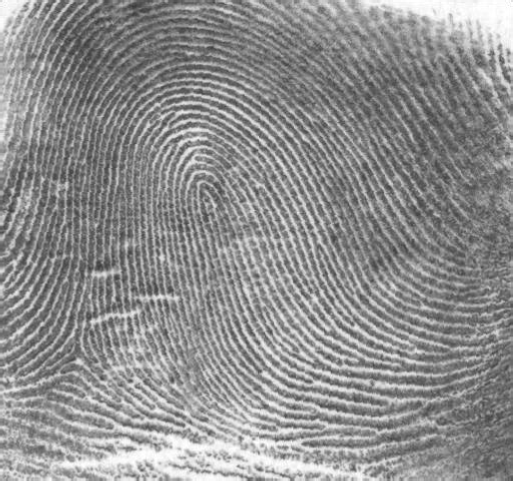
#> input picture problem5/Fig0457(a)(thumb_print).tif, 1026 x 962 px (shown at 1/2 size)
$ python main.py
#> lines starting #> are read from the running program, lines starting #| are printed output that depends on the picture; after the words box and inside, x2 and y2 are one past the last pixel; in counts of white or black regions, pixels touching at a corner belong together
import cv2 as cv
import numpy as np
import os
from math import sqrt

class Solution():
    """
    HPF in frequency domain
    """
    def __init__(self):
        super(Solution).__init__()

    def imread(self, path):
        img = cv.imread(path)
        img_grayscaled = cv.cvtColor(img, cv.COLOR_BGR2GRAY)
        return img, img_grayscaled

    def imsave(self, path, img):
        cv.imwrite(path, img)

    def make_transform_matrix(self, img, s1, d):
        transfor_matrix = np.zeros(img.shape)
        center_point = tuple(map(lambda x:(x-1)/2,s1.shape))
        for i in range(transfor_matrix.shape[0]):
            for j in range(transfor_matrix.shape[1]):
                def cal_distance(pa, pb):
                    dis = sqrt((pa[0]-pb[0])**2+(pa[1]-pb[1])**2)
                    return dis
                dis = cal_distance(center_point,(i,j))
                transfor_matrix[i,j] = np.exp(-(2*(d**2)/(dis**2)))
        return transfor_matrix

    def GaussianLowFilter(self, img, d):
        # GLPF, parameters: img array and D
        h, w = img.shape[:2]
        f = np.fft.fft2(img)
        fshift = np.fft.fftshift(f)
        s1 = np.log(np.abs(fshift))
        d_matrix = self.make_transform_matrix(img, s1, d)
        new_img = np.abs(np.fft.ifft2(np.fft.ifftshift(fshift*d_matrix)))
        new_img = new_img.astype('uint8')
        ret1, th1 = cv.threshold(new_img, 0, 255, cv.THRESH_OTSU)
        return th1

    def make_transform_matrix_butterworth(self, img, s1, d, n):
        transfor_matrix = np.zeros(img.shape)
        center_point = tuple(map(lambda x:(x-1)/2,s1.shape))
        for i in range(transfor_matrix.shape[0]):
            for j in range(transfor_matrix.shape[1]):
                def cal_distance(pa,pb):
                    dis = sqrt((pa[0]-pb[0])**2+(pa[1]-pb[1])**2)
                    return dis
                dis = cal_distance(center_point,(i,j))
                transfor_matrix[i,j] = 1/((1+(d/dis))**n)
        return transfor_matrix

    def ButterworthPassFilter(self, img, d, n):
        # Butterworth
        h, w = img.shape[:2]
        mask = 255 * np.ones((h, w))
        img = mask - img
        f = np.fft.fft2(img)
        fshift = np.fft.fftshift(f)
        s1 = np.log(np.abs(fshift))
        d_matrix = self.make_transform_matrix_butterworth(img, s1, d, n)
        _new_img = np.abs(np.fft.ifft2(np.fft.ifftshift(fshift*d_matrix)))
        new_img = np.fft.ifft2(np.fft.ifftshift(fshift*d_matrix))
        thresh1 = np.zeros((h,w))
        # do the proposed threshold operation
        for i in range(h):
            for j in range(w):
                if new_img[i,j] < 0: thresh1[i,j] = 255
                else: thresh1[i,j] = 0
        return _new_img, thresh1

    def make_transform_matrix_laplacian(self, img, s1):
        h, w = img.shape[:2]
        transfor_matrix = np.zeros(img.shape)
        center_point = tuple(map(lambda x:(x-1)/2,s1.shape))
        for i in range(transfor_matrix.shape[0]):
            for j in range(transfor_matrix.shape[1]):
                def cal_distance(pa,pb):
                    dis_s = (pa[0]-pb[0])**2+(pa[1]-pb[1])**2
                    dis = sqrt((pa[0]-pb[0])**2+(pa[1]-pb[1])**2)
                    return dis_s, dis
                dis_s, dis = cal_distance(center_point,(i,j))
                transfor_matrix[i,j] = (4 * 3.14 * 3.14 * dis_s) / (h*w)
        return transfor_matrix

    def LaplacianFilter(self, img):
        # Butterworth LPF
        h, w = img.shape[:2]
        mask = 255 * np.ones((h, w))
        f = np.fft.fft2(img)
        fshift = np.fft.fftshift(f)
        s1 = np.log(np.abs(fshift))
        d_matrix = self.make_transform_matrix_laplacian(img, s1)
        new_img = np.abs(np.fft.ifft2(np.fft.ifftshift(fshift + 4*fshift*d_matrix)))
        # [4 lines of commented-out code are left out]
        return new_img

    def Butterworth_Chest(self, img, d, n):
        # Butterworth
        h, w = img.shape[:2]
        f = np.fft.fft2(img)
        fshift = np.fft.fftshift(f)
        s1 = np.log(np.abs(fshift))
        d_matrix = self.make_transform_matrix_butterworth(img, s1, d, n)
        new_img = np.abs(np.fft.ifft2(np.fft.ifftshift(0.5+1.5*fshift*d_matrix)))
        new_img_1 = np.abs(np.fft.ifft2(np.fft.ifftshift(0.5+3*fshift*d_matrix)))
        return new_img, new_img_1

    def histEqual4e(self, img):
        init_hist = np.zeros(256)
        mapping = np.zeros(256)
        data = img.flatten()
        h, w = img.shape[:2]
        total = h * w
        new_img = np.zeros((h, w))
        for pixel in list(data):
            init_hist[pixel] = init_hist[pixel] + 1
        for rk in range(256):
            accumulate = 0
            for _index in range(rk):
                accumulate += init_hist[_index]
            sk = int(256*accumulate/total)
            mapping[rk] = sk
        for i in range(h):
            for j in range(w):
                prev_v = img[i,j]
                equa_v = mapping[prev_v]
                new_img[i,j] = equa_v
        return new_img

def main():
    s = Solution()
    path1 = './Fig0457(a)(thumb_print).tif'
    path2 = './blurry-moon.tif'
    path3 = './Fig0459(a)(orig_chest_xray).tif'
    im1, im1_gray = s.imread(path1)
#> in imread, img is the input picture: shape (962, 1026, 3); min 52, max 255, mean 142.7
    im2, im2_gray = s.imread(path2)
#> call 2 of imread, with path = './blurry-moon.tif'
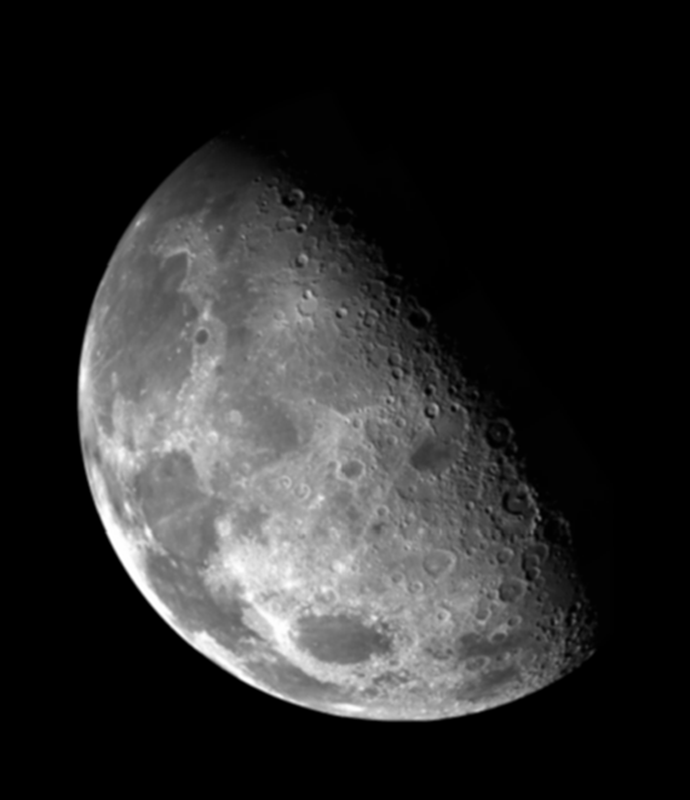
#> input picture problem5/blurry-moon.tif, 690 x 800 px
#> in imread, img is the input picture: shape (800, 690, 3); min 0, max 255, mean 42.7
    im3, im3_gray = s.imread(path3)
#> call 3 of imread, with path = './Fig0459(a)(orig_chest_xray).tif'
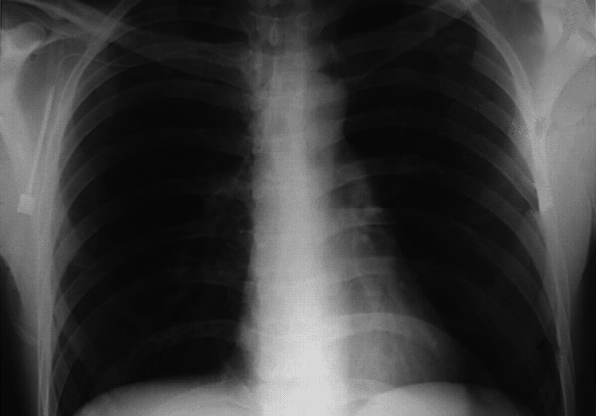
#> input picture problem5/Fig0459(a)(orig_chest_xray).tif, 596 x 416 px
#> in imread, img is the input picture: shape (416, 596, 3); min 3, max 227, mean 59.9

    # question a
    filtered, out_1 = s.ButterworthPassFilter(im1_gray, d = 50, n = 1)
#> after the loop in ButterworthPassFilter, `for i in range(h):`:
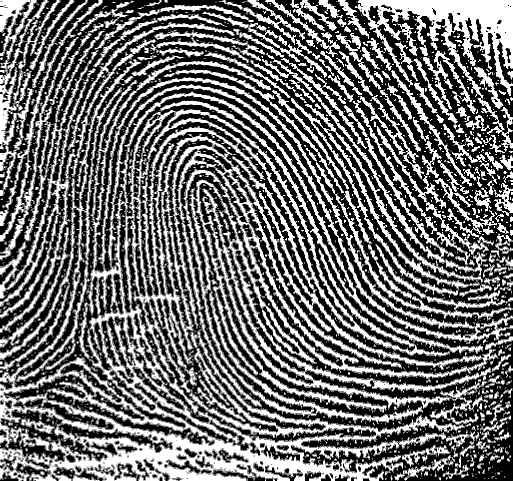
#> thresh1: shape (962, 1026) float64 (shown at 1/2 size); 42.9% white; 8067 white regions (7750 under 20 px), largest, box (x1, y1, x2, y2) and area: (0, 118, 1026, 962) 228027, (710, 0, 1026, 302) 23465, (0, 0, 319, 665) 20316
    s.imsave('./result_a_1.jpg', filtered)
    s.imsave('./result_a_2.jpg', out_1)

    # question b & c, proposed function of question b is self.LaplacianFilter()
    out_2 = s.LaplacianFilter(im2_gray)
#> after the loop in make_transform_matrix_laplacian, `for i in range(transfor_matrix.shape[0]):`:
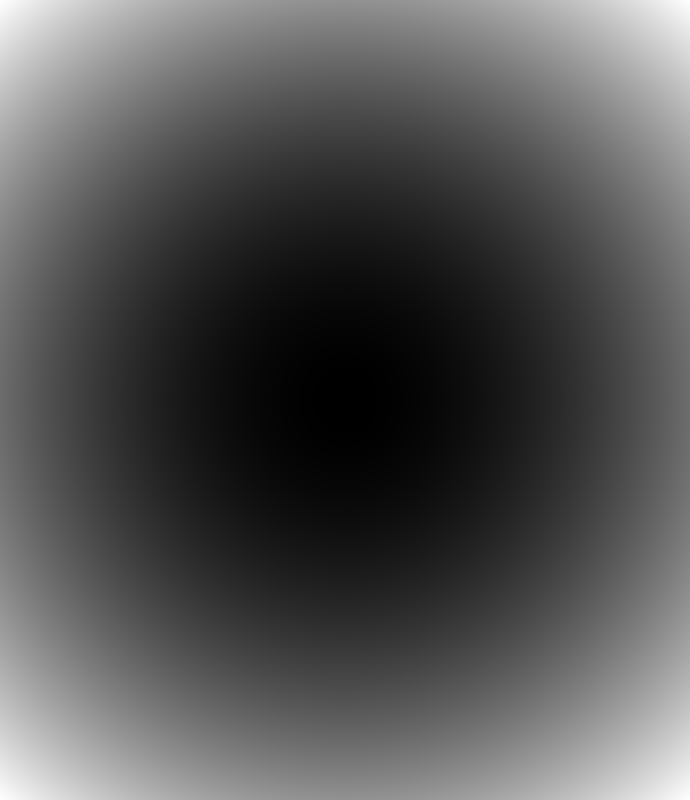
#> transfor_matrix: shape (800, 690) float64; min 3.57e-05, max 19.88, mean 6.65; drawn with min black and max white
    s.imsave('./result_bc.jpg', out_2)

    # question d
    out_3, out_4 = s.Butterworth_Chest(im3_gray, d = 40, n = 1)
#> call 2 of make_transform_matrix_butterworth, with d = 40, n = 1
#> after the loop in make_transform_matrix_butterworth (call 2), `for i in range(transfor_matrix.shape[0]):`:
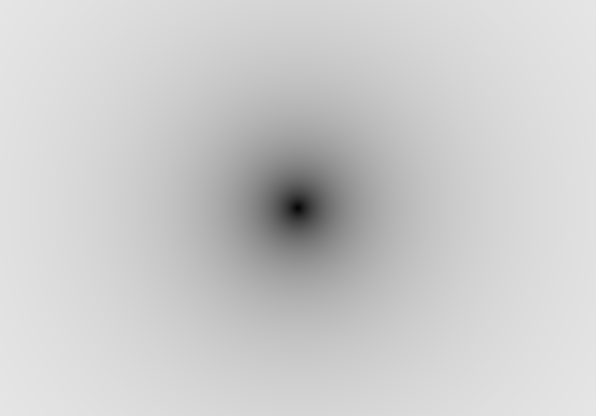
#> transfor_matrix: shape (416, 596) float64; min 0.0174, max 0.901, mean 0.803
#> in Butterworth_Chest, `new_img_1 = np.abs(np.fft.ifft2(np.fft.ifftshift(0.5+3*fshift*d_matrix..`:
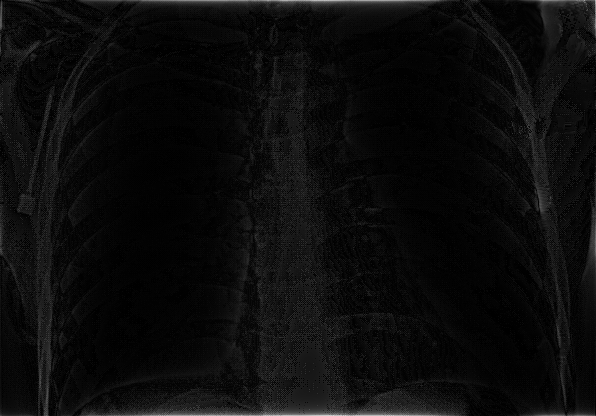
#> new_img_1: shape (416, 596) float64; min 0.00367, max 214.4, mean 12.3
    s.imsave('./result_d_1.jpg', out_3)
    s.imsave('./result_d_2.jpg', out_4)
    out_5 = s.histEqual4e(out_3.astype('uint8'))
#> the loop in histEqual4e, `for pixel in list(data):` made 247936 passes
#> pixel on passes 1 to 3: 2, 19, 0
#> after the loop in histEqual4e, `for pixel in list(data):`: init_hist = 256 values, max 41510 at index 1, min 0 at index 104, mean 968.5
#> after the loop in histEqual4e, `for rk in range(256):`: mapping = 256 values from 0 to 256
#> after the loop in histEqual4e, `for i in range(h):`:
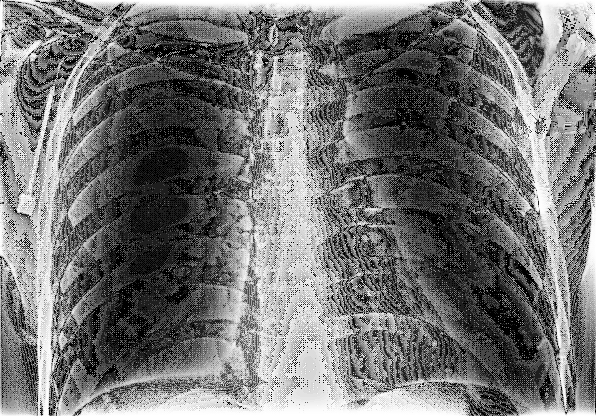
#> new_img: shape (416, 596) float64; min 0, max 255, mean 116.2
    s.imsave('./result_d_3.jpg', out_5)

if __name__ == "__main__":
    main()
